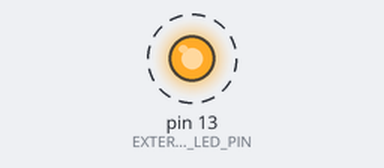
A sketch run on a simulated Arduino Uno, built with avr-gcc and run on an emulated ATmega328P. Shown: output pins drawn as LEDs (lit = HIGH). Dashed ring = blinking. What the sketch prints to the serial monitor is not drawn.

Above: at 0.2 s.
Timing chart, 0 to 3.0 s (numbered marks = the images above):
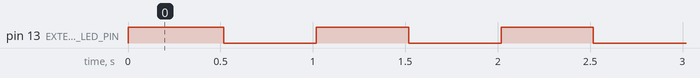

The sketch:

external_led_test.ino
```cpp
/*
 * external_led_test.ino
 *
 * Minimal, nonblocking external red LED test for the prototype.
 *
 * Safety scope:
 *   - No camera init
 *   - No Wi-Fi
 *   - No WebServer
 *   - No SD card
 *   - No onboard flash LED
 *   - No buzzer
 *   - No vibration motor
 *   - No other external outputs
 *
 * LED connection used by this sketch (current sinking):
 *   3V3 -> 1 kΩ resistor -> LED anode -> LED cathode -> GPIO13
 *
 * With this connection:
 *   - GPIO HIGH = LED OFF
 *   - GPIO LOW  = LED ON
 *
 * The output level is written before pinMode(OUTPUT) so the LED remains off
 * during the input-to-output transition. All timing uses millis(); loop()
 * never calls delay().
 *
 * Uploading this sketch replaces the firmware currently on the board.
 */

#include <Arduino.h>

static const unsigned long SERIAL_BAUD = 115200;
static const int EXTERNAL_LED_PIN = 13;
static const uint8_t LED_OFF_LEVEL = HIGH;
static const uint8_t LED_ON_LEVEL = LOW;
static const unsigned long BLINK_INTERVAL_MS = 500UL;

static bool ledIsOn = false;
static unsigned long lastToggleMs = 0;

static void setLed(bool on)
{
  digitalWrite(EXTERNAL_LED_PIN, on ? LED_ON_LEVEL : LED_OFF_LEVEL);
  ledIsOn = on;
  Serial.print(F("External LED: "));
  Serial.println(on ? F("ON") : F("OFF"));
}

void setup()
{
  Serial.begin(SERIAL_BAUD);

  /* Set the off level first, then expose the pin as an output. */
  digitalWrite(EXTERNAL_LED_PIN, LED_OFF_LEVEL);
  pinMode(EXTERNAL_LED_PIN, OUTPUT);

  Serial.println();
  Serial.println(F("=== External LED test ==="));
  Serial.print(F("LED pin: GPIO"));
  Serial.println(EXTERNAL_LED_PIN);
  Serial.println(F("Wiring: 3V3 -> 1 kΩ -> LED anode -> LED cathode -> GPIO13"));
  Serial.println(F("Logic: HIGH = OFF, LOW = ON"));
  Serial.println(F("No camera, Wi-Fi, buzzer, motor, SD, or flash LED is initialized."));
  Serial.println(F("LED starts OFF; blink starts after the first interval."));
  Serial.println(F("=== end startup ==="));
  Serial.println();

  lastToggleMs = millis();
}

void loop()
{
  const unsigned long nowMs = millis();
  if (nowMs - lastToggleMs >= BLINK_INTERVAL_MS) {
    lastToggleMs = nowMs;
    setLed(!ledIsOn);
  }
}
```

Measured:
- by itself, pin 13 (EXTERNAL_LED_PIN): alternates HIGH for 0.50 s and LOW for 0.50 s
